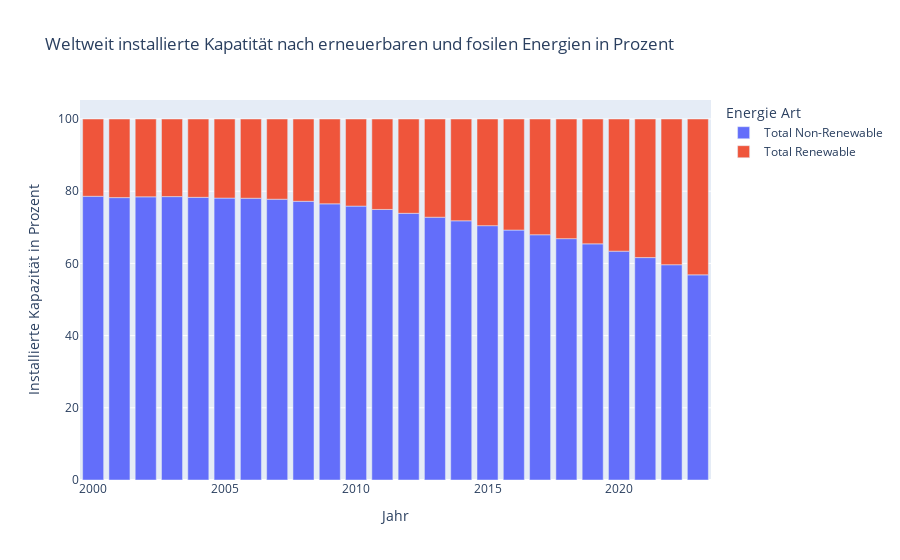

The code cell stored with this chart in its notebook:
### Code cell
df_global_bar = df_global_neu_RE

# Calculate percentages for each year and technology group
df_global_bar["Percentage"] = df_global_bar.groupby("Year")["Sum of Electricity Installed Capacity (MW)"].transform(
    lambda x: (x / x.sum()) * 100
)

# Create the bar chart
fig_global_fosil_erneuerbar_relativ = px.bar(
    df_global_bar,
    x="Year",
    y="Percentage",
    color="RE or Non-RE",
    custom_data=["Percentage"],
    title="Weltweite Kapazität nach fosiler und erneuerbarer Energie in Prozent",
)

# Customize hover template to display percentages
fig_global_fosil_erneuerbar_relativ.update_traces(hovertemplate="Jahr: %{x} <br>Kapazität: %{y:.2f} MW<br>Prozent: %{customdata[0]:.2f}%")

# Update layout title and labels
fig_global_fosil_erneuerbar_relativ.update_layout(
    title="Weltweit installierte Kapatität nach erneuerbaren und fosilen Energien in Prozent",
    xaxis_title="Jahr",
    yaxis_title="Installierte Kapazität in Prozent",
    legend_title="Energie Art"
)

# Diagramm anzeigen
fig_global_fosil_erneuerbar_relativ.show()

### Figure 1 — Plotly figure (JSON) as saved in the notebook; plotly's stock layout.template omitted (floating-point values rounded to 4 significant figures)
{"data": [{"alignmentgroup": "True", "customdata": [[78.6], [78.22], [78.44], [78.5], [78.3], [78.09], [78.05], [77.78], [77.2], [76.5], [75.87], [74.94], [73.88], [72.79], [71.8], [70.45], [69.23], [67.93], [66.86], [65.41], [63.39], [61.61], [59.63], [56.83]], "hovertemplate": "Jahr: %{x} <br>Kapazität: %{y:.2f} MW<br>Prozent: %{customdata[0]:.2f}%", "legendgroup": "Total Non-Renewable", "marker": {"color": "#636efa", "pattern": {"shape": ""}}, "name": "Total Non-Renewable", "offsetgroup": "Total Non-Renewable", "orientation": "v", "showlegend": true, "textposition": "auto", "type": "bar", "x": [2000, 2001, 2002, 2003, 2004, 2005, 2006, 2007, 2008, 2009, 2010, 2011, 2012, 2013, 2014, 2015, 2016, 2017, 2018, 2019, 2020, 2021, 2022, 2023], "xaxis": "x", "y": [78.6, 78.22, 78.44, 78.5, 78.3, 78.09, 78.05, 77.78, 77.2, 76.5, 75.87, 74.94, 73.88, 72.79, 71.8, 70.45, 69.23, 67.93, 66.86, 65.41, 63.39, 61.61, 59.63, 56.83], "yaxis": "y"}, {"alignmentgroup": "True", "customdata": [[21.4], [21.78], [21.56], [21.5], [21.7], [21.91], [21.95], [22.22], [22.8], [23.5], [24.13], [25.06], [26.12], [27.21], [28.2], [29.55], [30.77], [32.07], [33.14], [34.59], [36.61], [38.39], [40.37], [43.17]], "hovertemplate": "Jahr: %{x} <br>Kapazität: %{y:.2f} MW<br>Prozent: %{customdata[0]:.2f}%", "legendgroup": "Total Renewable", "marker": {"color": "#EF553B", "pattern": {"shape": ""}}, "name": "Total Renewable", "offsetgroup": "Total Renewable", "orientation": "v", "showlegend": true, "textposition": "auto", "type": "bar", "x": [2000, 2001, 2002, 2003, 2004, 2005, 2006, 2007, 2008, 2009, 2010, 2011, 2012, 2013, 2014, 2015, 2016, 2017, 2018, 2019, 2020, 2021, 2022, 2023], "xaxis": "x", "y": [21.4, 21.78, 21.56, 21.5, 21.7, 21.91, 21.95, 22.22, 22.8, 23.5, 24.13, 25.06, 26.12, 27.21, 28.2, 29.55, 30.77, 32.07, 33.14, 34.59, 36.61, 38.39, 40.37, 43.17], "yaxis": "y"}], "layout": {"barmode": "relative", "legend": {"title": {"text": "Energie Art"}, "tracegroupgap": 0}, "title": {"text": "Weltweit installierte Kapatität nach erneuerbaren und fosilen Energien in Prozent"}, "xaxis": {"anchor": "y", "domain": [0, 1], "title": {"text": "Jahr"}}, "yaxis": {"anchor": "x", "domain": [0, 1], "title": {"text": "Installierte Kapazität in Prozent"}}}}
